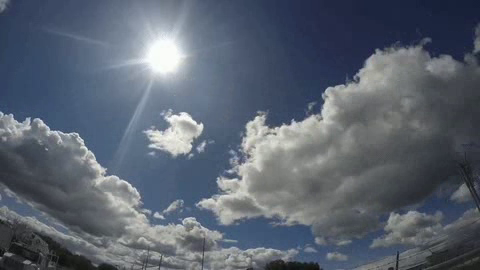
#> input picture frame 15 of output_video4.mp4, 480 x 270 px
$ jupyter execute python_vector.ipynb
#> lines starting #> are read from the running program, lines starting #| are printed output that depends on the picture
[cell 1]
# import av
import cv2
import numpy as np
import h5py

[cell 2]
SOURCE_FILE = "output_video4.mp4"
OPTICAL_FLOW_OUTPUT_FILE_NPZ = "optical_flow.npz"
OPTICAL_FLOW_OUTPUT_FILE_H5 = "optical_flow.h5"

[cell 3]
def draw_optical_flows(img, flow, step=16):
    h, w = img.shape[:2]
    y, x = (
        np.mgrid[step // 2 : h : step, step // 2 : w : step]
        .reshape(2, -1)
        .astype(int)
    )
    fx, fy = flow[y, x].T

    lines = np.vstack([x, y, x + fx, y + fy]).T.reshape(-1, 2, 2)
    lines = np.int32(lines + 0.5)

    # Draw motion vectors as lines
    for (x1, y1), (x2, y2) in lines:
        cv2.arrowedLine(img, (x1, y1), (x2, y2), (0, 255, 0), 1, tipLength=0.3)

    return img


def extract_optical_flows(video_path):
#> called with video_path = 'output_video4.mp4'
    cap = cv2.VideoCapture(video_path)

    ret, prev_frame = cap.read()
#> prev_frame is the input picture: shape (270, 480, 3); mean B, G, R 111.7, 99.1, 90.5
    prev_gray = cv2.cvtColor(prev_frame, cv2.COLOR_BGR2GRAY)
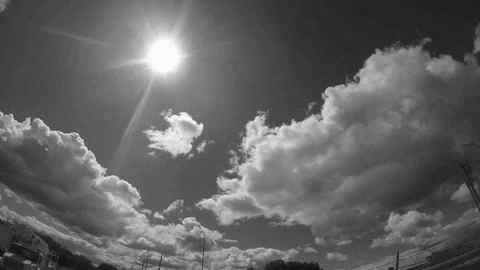
#> prev_gray: shape (270, 480); min 11, max 254, mean 97.9

    while cap.isOpened():
        ret, frame = cap.read()
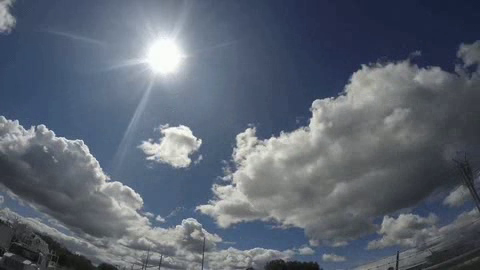
#> input picture frame 16 of output_video4.mp4, 480 x 270 px
#> frame is the input picture: shape (270, 480, 3); mean B, G, R 113.5, 100.6, 92
        if not ret:
            break

        gray = cv2.cvtColor(frame, cv2.COLOR_BGR2GRAY)
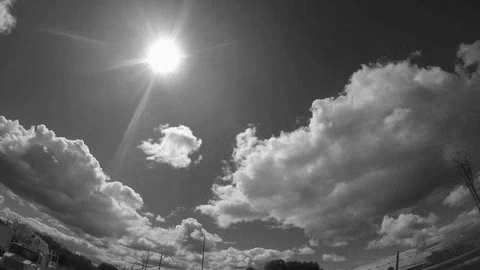
#> gray: shape (270, 480); min 10, max 254, mean 99.4

        # Compute Farneback optical flow
        flow = cv2.calcOpticalFlowFarneback(
            prev_gray, gray, None, 0.5, 3, 15, 3, 5, 1.2, 0
        )

        # Draw motion vectors on the frame
        img_with_vectors = draw_optical_flows(frame, flow)
#> in draw_optical_flows, `fx, fy = flow[y, x].T`: fx = 510 values, max 9.89 at index 0, min -17.16 at index 205, mean -1.97; fy = 510 values, max 17.51 at index 205, min -0.681 at index 65, mean 3.2
#> the loop in draw_optical_flows, `for (x1, y1), (x2, y2) in lines:` made 510 passes
#> (x1, y1, x2, y2) on passes 1 to 3: (8, 8, 18, 23), (24, 8, 24, 8), (40, 8, 40, 8)
#> after the loop in draw_optical_flows, `for (x1, y1), (x2, y2) in lines:`:
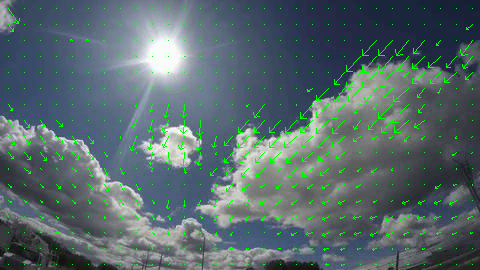
#> img: shape (270, 480, 3); mean B, G, R 110.1, 104.4, 89

        # Show the image
        cv2.imshow("Motion Vectors", img_with_vectors)
        if cv2.waitKey(1) & 0xFF == ord("q"):
#> (key q is pressed here)
            break

        prev_gray = gray

    cap.release()
    cv2.destroyAllWindows()

$ run again, starting later in the video
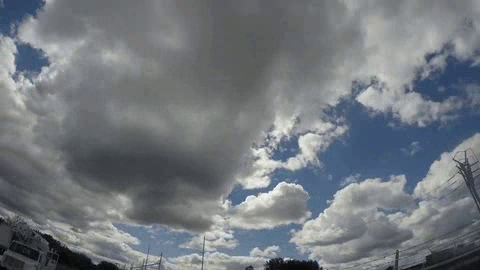
#> input picture frame 67 of output_video4.mp4, 480 x 270 px
#> in extract_optical_flows, prev_frame is the input picture: shape (270, 480, 3); mean B, G, R 125.1, 119.5, 113.9
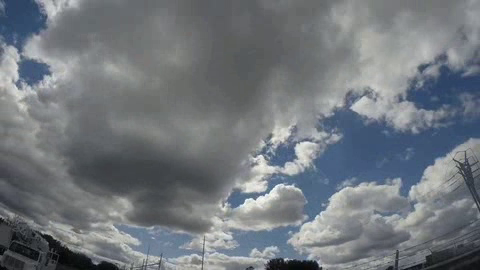
#> input picture frame 68 of output_video4.mp4, 480 x 270 px
#> in extract_optical_flows, frame is the input picture: shape (270, 480, 3); mean B, G, R 124.4, 118.7, 113.1
#> fx = 510 values, max 5.16 at index 61, min -8.71 at index 149, mean -1.01; fy = 510 values, max 17.84 at index 2, min -0.432 at index 100, mean 3.02
#> the loop in draw_optical_flows, `for (x1, y1), (x2, y2) in lines:` made 510 passes
#> (x1, y1, x2, y2) on passes 1 to 3: (8, 8, 9, 11), (24, 8, 28, 26), (40, 8, 43, 26)
#> after the loop in draw_optical_flows, `for (x1, y1), (x2, y2) in lines:`:
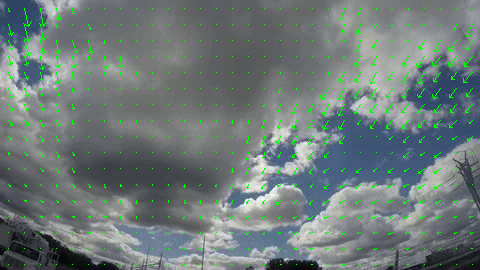
#> img: shape (270, 480, 3); mean B, G, R 121.1, 121.7, 110.2

$ run again, starting later in the video
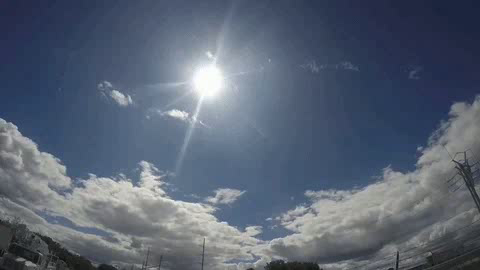
#> input picture frame 120 of output_video4.mp4, 480 x 270 px
#> in extract_optical_flows, prev_frame is the input picture: shape (270, 480, 3); mean B, G, R 116, 99.7, 89.2
#> in extract_optical_flows, `gray = cv2.cvtColor(frame, cv2.COLOR_BGR2GRAY)`:
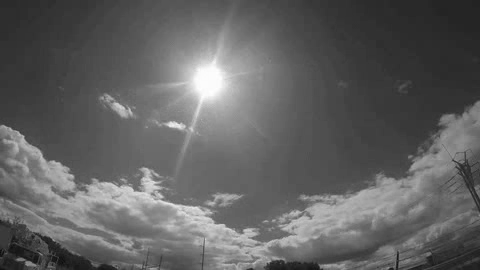
#> gray: shape (270, 480); min 10, max 254, mean 97.4
#> fx = 510 values, max 8.94 at index 273, min -10.86 at index 208, mean -0.63; fy = 510 values, max 13.58 at index 145, min -1.15 at index 139, mean 1.63
#> the loop in draw_optical_flows, `for (x1, y1), (x2, y2) in lines:` made 510 passes
#> (x1, y1, x2, y2) on passes 1 to 3: (8, 8, 8, 8), (24, 8, 24, 8), (40, 8, 40, 8)
#> after the loop in draw_optical_flows, `for (x1, y1), (x2, y2) in lines:`:
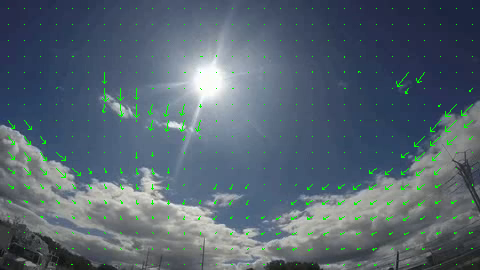
#> img: shape (270, 480, 3); mean B, G, R 113.3, 101, 86.4
